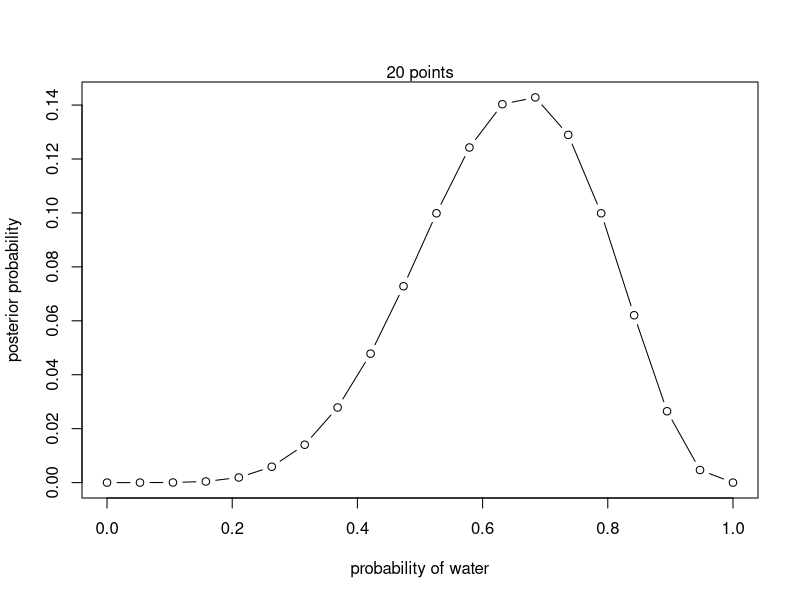
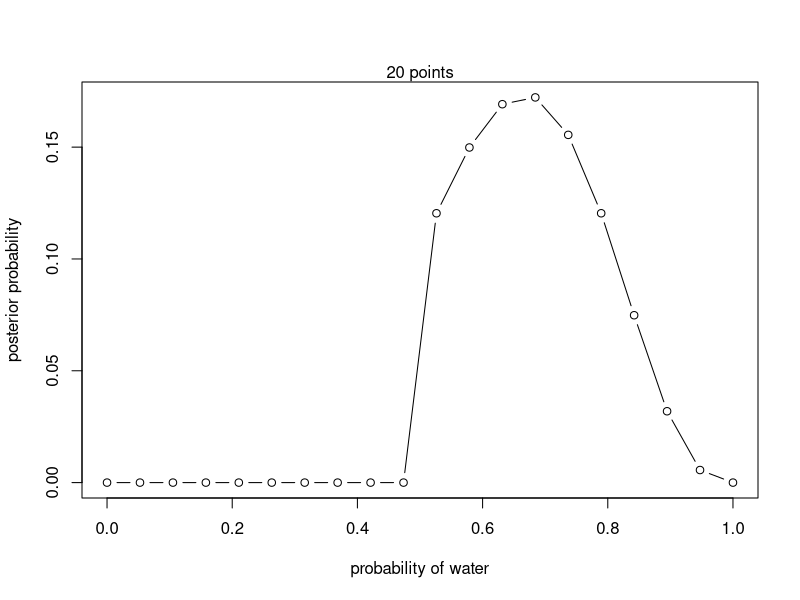
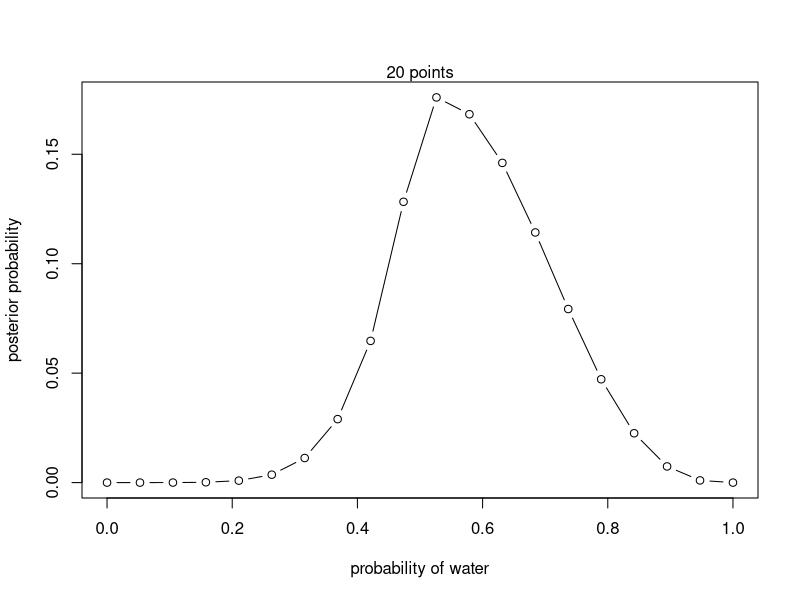

Write the R code that produced these figures, in order.
## ---- chunk 1
ways <- c(0, 3, 8, 9, 0)
ways/sum(ways)
## ---- chunk 2
dbinom( 6 , size=9 , prob=0.5 )
## ---- chunk 3
# define grid
p_grid <- seq( from=0 , to=1 , length.out=20 )
# define prior
prior <- rep( 1 , 20 )
# compute likelihood at each value in grid
likelihood <- dbinom( 6 , size=9 , prob=p_grid )
# compute product of likelihood and prior
unstd.posterior <- likelihood * prior
# standardize the posterior, so it sums to 1
posterior <- unstd.posterior / sum(unstd.posterior)
## ---- chunk 4
plot( p_grid , posterior , type="b" ,
    xlab="probability of water" , ylab="posterior probability" )
mtext( "20 points" )
## ---- chunk 5
prior <- ifelse( p_grid < 0.5 , 0 , 1 )
likelihood <- dbinom( 6 , size=9 , prob=p_grid )
# compute product of likelihood and prior
unstd.posterior <- likelihood * prior
# standardize the posterior, so it sums to 1
posterior <- unstd.posterior / sum(unstd.posterior)
plot( p_grid , posterior , type="b" ,
    xlab="probability of water" , ylab="posterior probability" )
mtext( "20 points" )


prior <- exp( -5*abs( p_grid - 0.5 ) )
likelihood <- dbinom( 6 , size=9 , prob=p_grid )
# compute product of likelihood and prior
unstd.posterior <- likelihood * prior
# standardize the posterior, so it sums to 1
posterior <- unstd.posterior / sum(unstd.posterior)
plot( p_grid , posterior , type="b" ,
    xlab="probability of water" , ylab="posterior probability" )
mtext( "20 points" )
